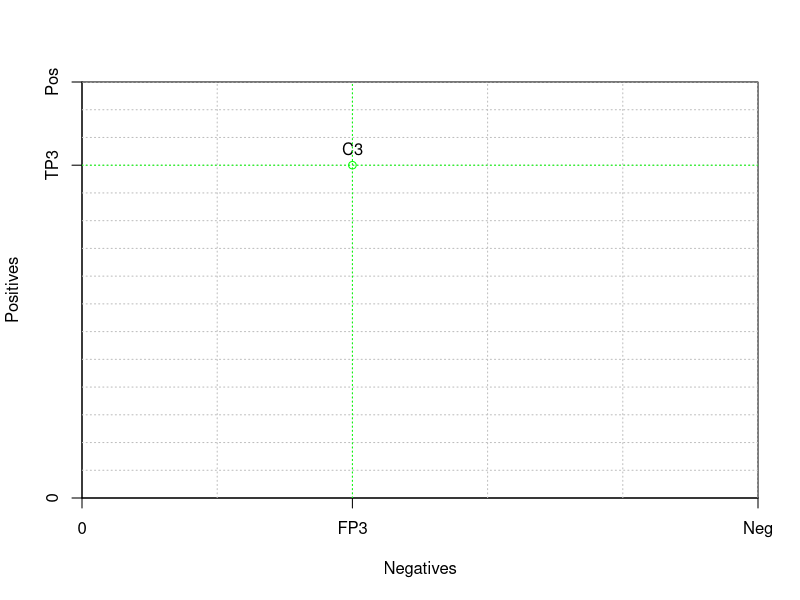

Here is the R script that generated this plot:
## ---- chunk 1
#| echo: false



h <- 750 # height of plot
w <- 250 # width of plot
grid.step <- 50

TP3 <- 600
FP3 <- 100
#TP2 <- 20
#FP2 <- 20

# print to a file
# png(filename = "coverage-right copy.png")
# windows(height = h, width = w)

plot( c(0,w), c(0,h), 
     #asp = h/w, 
     xaxs = "i",yaxs = "i",
     xaxt = 'n', yaxt = 'n',
     type = "n",
     xlab = "Negatives", ylab = "Positives")

# draw axes
axis(2,c(0,TP3,h),labels=c('0','TP3','Pos'))
axis(1,c(0,FP3,w),labels=c('0','FP3','Neg'))

# add a grid
# grid seems to be buggy
#grid (nx = w/grid.step, ny = h/grid.step)
gx <- grid.step
while (gx <= w) {
  abline(v = gx, col="gray", lty="dotted")
  gx <- gx + grid.step
}
gy <- grid.step
while (gy <= h) {
  abline(h = gy, col="gray", lty="dotted")
  gy <- gy + grid.step
}


# draw diagonal
# abline(c(0,h/w),lty=3)

# draw points
col3 <- "green"
points( FP3, TP3, col=col3, type="o")
text( FP3, TP3, "C3", pos=3)
abline(h=TP3, v=FP3, col=col3, lty="dotted")



# close file
# dev.off()
